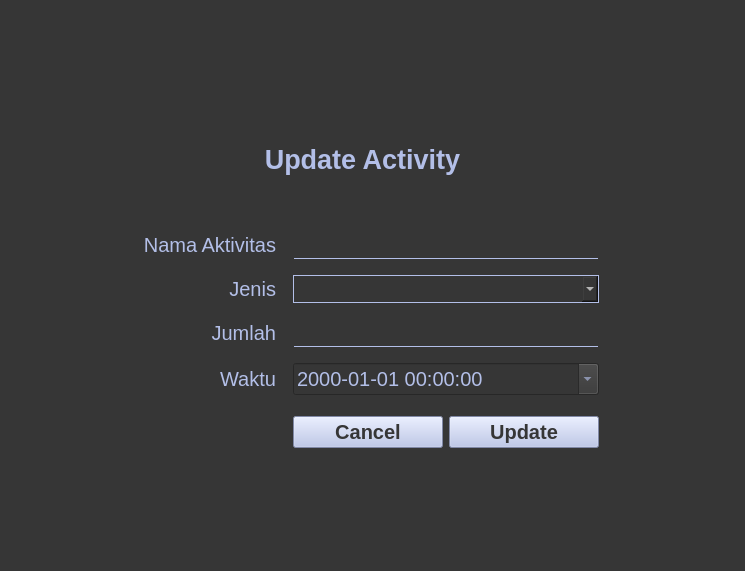
<?xml version="1.0" encoding="UTF-8"?>
<ui version="4.0">
 <class>Form</class>
 <widget class="QWidget" name="Form">
  <property name="geometry">
   <rect>
    <x>0</x>
    <y>0</y>
    <width>745</width>
    <height>571</height>
   </rect>
  </property>
  <property name="windowTitle">
   <string>Form</string>
  </property>
  <property name="styleSheet">
   <string notr="true">background-color: rgb(54, 54, 54);</string>
  </property>
  <layout class="QGridLayout" name="gridLayout">
   <item row="17" column="4">
    <widget class="QPushButton" name="btn_update">
     <property name="sizePolicy">
      <sizepolicy hsizetype="Ignored" vsizetype="Fixed">
       <horstretch>0</horstretch>
       <verstretch>0</verstretch>
      </sizepolicy>
     </property>
     <property name="cursor">
      <cursorShape>PointingHandCursor</cursorShape>
     </property>
     <property name="styleSheet">
      <string notr="true">font-size: 15pt; background-color: rgb(179, 191, 232); font-weight: Bold;
color: rgb(54, 54, 54);
</string>
     </property>
     <property name="text">
      <string>Update</string>
     </property>
    </widget>
   </item>
   <item row="3" column="2">
    <spacer name="horizontalSpacer_4">
     <property name="orientation">
      <enum>Qt::Horizontal</enum>
     </property>
     <property name="sizeType">
      <enum>QSizePolicy::Fixed</enum>
     </property>
     <property name="sizeHint" stdset="0">
      <size>
       <width>5</width>
       <height>20</height>
      </size>
     </property>
    </spacer>
   </item>
   <item row="11" column="3" colspan="2">
    <widget class="QComboBox" name="dropdown_jenis">
     <property name="styleSheet">
      <string notr="true">border-width: 1px; border-style: solid; border-color: rgb(179, 191, 232) rgb(179, 191, 232) rgb(179, 191, 232) rgb(179, 191, 232);
color: white;
font-size: 15pt;
</string>
     </property>
     <property name="modelColumn">
      <number>0</number>
     </property>
    </widget>
   </item>
   <item row="14" column="6">
    <spacer name="verticalSpacer_5">
     <property name="orientation">
      <enum>Qt::Vertical</enum>
     </property>
     <property name="sizeType">
      <enum>QSizePolicy::Fixed</enum>
     </property>
     <property name="sizeHint" stdset="0">
      <size>
       <width>20</width>
       <height>10</height>
      </size>
     </property>
    </spacer>
   </item>
   <item row="3" column="0">
    <spacer name="horizontalSpacer">
     <property name="orientation">
      <enum>Qt::Horizontal</enum>
     </property>
     <property name="sizeType">
      <enum>QSizePolicy::Expanding</enum>
     </property>
     <property name="sizeHint" stdset="0">
      <size>
       <width>40</width>
       <height>20</height>
      </size>
     </property>
    </spacer>
   </item>
   <item row="3" column="1">
    <spacer name="horizontalSpacer_3">
     <property name="orientation">
      <enum>Qt::Horizontal</enum>
     </property>
     <property name="sizeType">
      <enum>QSizePolicy::Fixed</enum>
     </property>
     <property name="sizeHint" stdset="0">
      <size>
       <width>150</width>
       <height>20</height>
      </size>
     </property>
    </spacer>
   </item>
   <item row="16" column="6">
    <spacer name="verticalSpacer_7">
     <property name="orientation">
      <enum>Qt::Vertical</enum>
     </property>
     <property name="sizeType">
      <enum>QSizePolicy::Fixed</enum>
     </property>
     <property name="sizeHint" stdset="0">
      <size>
       <width>20</width>
       <height>15</height>
      </size>
     </property>
    </spacer>
   </item>
   <item row="11" column="1">
    <widget class="QLabel" name="lbl_category">
     <property name="sizePolicy">
      <sizepolicy hsizetype="Ignored" vsizetype="Maximum">
       <horstretch>0</horstretch>
       <verstretch>0</verstretch>
      </sizepolicy>
     </property>
     <property name="styleSheet">
      <string notr="true">font-size: 15pt; color: rgb(179, 191, 232); font-weight: DemiBold;</string>
     </property>
     <property name="text">
      <string>&lt;html&gt;&lt;head/&gt;&lt;body&gt;&lt;p align=&quot;right&quot;&gt;Jenis&lt;/p&gt;&lt;/body&gt;&lt;/html&gt;</string>
     </property>
     <property name="scaledContents">
      <bool>true</bool>
     </property>
    </widget>
   </item>
   <item row="17" column="3">
    <widget class="QPushButton" name="btn_cancel">
     <property name="sizePolicy">
      <sizepolicy hsizetype="Ignored" vsizetype="Fixed">
       <horstretch>0</horstretch>
       <verstretch>0</verstretch>
      </sizepolicy>
     </property>
     <property name="cursor">
      <cursorShape>PointingHandCursor</cursorShape>
     </property>
     <property name="styleSheet">
      <string notr="true">font-size: 15pt; background-color: rgb(179, 191, 232); font-weight: Bold;
color: rgb(54, 54, 54);
</string>
     </property>
     <property name="text">
      <string>Cancel</string>
     </property>
    </widget>
   </item>
   <item row="12" column="6">
    <spacer name="verticalSpacer_6">
     <property name="orientation">
      <enum>Qt::Vertical</enum>
     </property>
     <property name="sizeType">
      <enum>QSizePolicy::Fixed</enum>
     </property>
     <property name="sizeHint" stdset="0">
      <size>
       <width>5</width>
       <height>10</height>
      </size>
     </property>
    </spacer>
   </item>
   <item row="10" column="6">
    <spacer name="verticalSpacer_4">
     <property name="orientation">
      <enum>Qt::Vertical</enum>
     </property>
     <property name="sizeType">
      <enum>QSizePolicy::Fixed</enum>
     </property>
     <property name="sizeHint" stdset="0">
      <size>
       <width>5</width>
       <height>10</height>
      </size>
     </property>
    </spacer>
   </item>
   <item row="13" column="3" colspan="2">
    <widget class="QLineEdit" name="inp_amount">
     <property name="styleSheet">
      <string notr="true">border-width: 1px; border-style: solid; border-color: rgb(54, 54, 54) rgb(54, 54, 54) rgb(179, 191, 232) rgb(54, 54, 54);
color: white;
font-size: 15pt;
</string>
     </property>
     <property name="placeholderText">
      <string/>
     </property>
    </widget>
   </item>
   <item row="3" column="5">
    <spacer name="horizontalSpacer_2">
     <property name="orientation">
      <enum>Qt::Horizontal</enum>
     </property>
     <property name="sizeType">
      <enum>QSizePolicy::Expanding</enum>
     </property>
     <property name="sizeHint" stdset="0">
      <size>
       <width>40</width>
       <height>20</height>
      </size>
     </property>
    </spacer>
   </item>
   <item row="19" column="6">
    <spacer name="verticalSpacer">
     <property name="orientation">
      <enum>Qt::Vertical</enum>
     </property>
     <property name="sizeHint" stdset="0">
      <size>
       <width>20</width>
       <height>40</height>
      </size>
     </property>
    </spacer>
   </item>
   <item row="3" column="3">
    <spacer name="horizontalSpacer_5">
     <property name="orientation">
      <enum>Qt::Horizontal</enum>
     </property>
     <property name="sizeType">
      <enum>QSizePolicy::Fixed</enum>
     </property>
     <property name="sizeHint" stdset="0">
      <size>
       <width>150</width>
       <height>20</height>
      </size>
     </property>
    </spacer>
   </item>
   <item row="3" column="4">
    <spacer name="horizontalSpacer_6">
     <property name="orientation">
      <enum>Qt::Horizontal</enum>
     </property>
     <property name="sizeType">
      <enum>QSizePolicy::Fixed</enum>
     </property>
     <property name="sizeHint" stdset="0">
      <size>
       <width>150</width>
       <height>20</height>
      </size>
     </property>
    </spacer>
   </item>
   <item row="9" column="1">
    <widget class="QLabel" name="lbl_nama_akt">
     <property name="sizePolicy">
      <sizepolicy hsizetype="Minimum" vsizetype="Maximum">
       <horstretch>0</horstretch>
       <verstretch>0</verstretch>
      </sizepolicy>
     </property>
     <property name="styleSheet">
      <string notr="true">font-size: 15pt; color: rgb(179, 191, 232); font-weight: DemiBold;</string>
     </property>
     <property name="text">
      <string>&lt;html&gt;&lt;head/&gt;&lt;body&gt;&lt;p align=&quot;right&quot;&gt;Nama Aktivitas&lt;/p&gt;&lt;/body&gt;&lt;/html&gt;</string>
     </property>
     <property name="scaledContents">
      <bool>true</bool>
     </property>
    </widget>
   </item>
   <item row="0" column="5">
    <spacer name="verticalSpacer_2">
     <property name="orientation">
      <enum>Qt::Vertical</enum>
     </property>
     <property name="sizeHint" stdset="0">
      <size>
       <width>20</width>
       <height>40</height>
      </size>
     </property>
    </spacer>
   </item>
   <item row="4" column="1" colspan="4">
    <widget class="QLabel" name="lbl_title">
     <property name="styleSheet">
      <string notr="true">font-size: 20pt; color: rgb(179, 191, 232); font-weight: Bold;</string>
     </property>
     <property name="text">
      <string>&lt;html&gt;&lt;head/&gt;&lt;body&gt;&lt;p align=&quot;center&quot;&gt;Update Activity&lt;/p&gt;&lt;/body&gt;&lt;/html&gt;</string>
     </property>
    </widget>
   </item>
   <item row="15" column="3" colspan="2">
    <widget class="QDateTimeEdit" name="inp_datetime">
     <property name="styleSheet">
      <string notr="true">font-size: 15pt; color: rgb(179, 191, 232); font-weight: DemiBold;</string>
     </property>
     <property name="displayFormat">
      <string>yyyy-MM-dd HH:mm:ss </string>
     </property>
     <property name="calendarPopup">
      <bool>true</bool>
     </property>
    </widget>
   </item>
   <item row="15" column="1">
    <widget class="QLabel" name="lbl_time">
     <property name="sizePolicy">
      <sizepolicy hsizetype="Ignored" vsizetype="Maximum">
       <horstretch>0</horstretch>
       <verstretch>0</verstretch>
      </sizepolicy>
     </property>
     <property name="styleSheet">
      <string notr="true">font-size: 15pt; color: rgb(179, 191, 232); font-weight: DemiBold;</string>
     </property>
     <property name="text">
      <string>&lt;html&gt;&lt;head/&gt;&lt;body&gt;&lt;p align=&quot;right&quot;&gt;Waktu&lt;/p&gt;&lt;/body&gt;&lt;/html&gt;</string>
     </property>
     <property name="scaledContents">
      <bool>true</bool>
     </property>
    </widget>
   </item>
   <item row="9" column="3" colspan="2">
    <widget class="QLineEdit" name="inp_name">
     <property name="styleSheet">
      <string notr="true">border-width: 1px; border-style: solid; border-color: rgb(54, 54, 54) rgb(54, 54, 54) rgb(179, 191, 232) rgb(54, 54, 54);
color: white;
font-size: 15pt;
</string>
     </property>
     <property name="placeholderText">
      <string/>
     </property>
    </widget>
   </item>
   <item row="7" column="6">
    <spacer name="verticalSpacer_8">
     <property name="orientation">
      <enum>Qt::Vertical</enum>
     </property>
     <property name="sizeType">
      <enum>QSizePolicy::Fixed</enum>
     </property>
     <property name="sizeHint" stdset="0">
      <size>
       <width>20</width>
       <height>10</height>
      </size>
     </property>
    </spacer>
   </item>
   <item row="13" column="1">
    <widget class="QLabel" name="lbl_amount">
     <property name="sizePolicy">
      <sizepolicy hsizetype="Ignored" vsizetype="Maximum">
       <horstretch>0</horstretch>
       <verstretch>0</verstretch>
      </sizepolicy>
     </property>
     <property name="styleSheet">
      <string notr="true">font-size: 15pt; color: rgb(179, 191, 232); font-weight: DemiBold;</string>
     </property>
     <property name="text">
      <string>&lt;html&gt;&lt;head/&gt;&lt;body&gt;&lt;p align=&quot;right&quot;&gt;Jumlah&lt;/p&gt;&lt;/body&gt;&lt;/html&gt;</string>
     </property>
     <property name="scaledContents">
      <bool>true</bool>
     </property>
    </widget>
   </item>
   <item row="5" column="6">
    <spacer name="verticalSpacer_3">
     <property name="orientation">
      <enum>Qt::Vertical</enum>
     </property>
     <property name="sizeType">
      <enum>QSizePolicy::Fixed</enum>
     </property>
     <property name="sizeHint" stdset="0">
      <size>
       <width>20</width>
       <height>20</height>
      </size>
     </property>
    </spacer>
   </item>
   <item row="6" column="3" colspan="2">
    <widget class="QLabel" name="lbl_feedback">
     <property name="sizePolicy">
      <sizepolicy hsizetype="Preferred" vsizetype="Maximum">
       <horstretch>0</horstretch>
       <verstretch>0</verstretch>
      </sizepolicy>
     </property>
     <property name="styleSheet">
      <string notr="true">font-size: 9pt; color: rgb(179, 191, 232); font-weight: DemiBold;</string>
     </property>
     <property name="text">
      <string/>
     </property>
    </widget>
   </item>
  </layout>
 </widget>
 <resources/>
 <connections/>
</ui>
